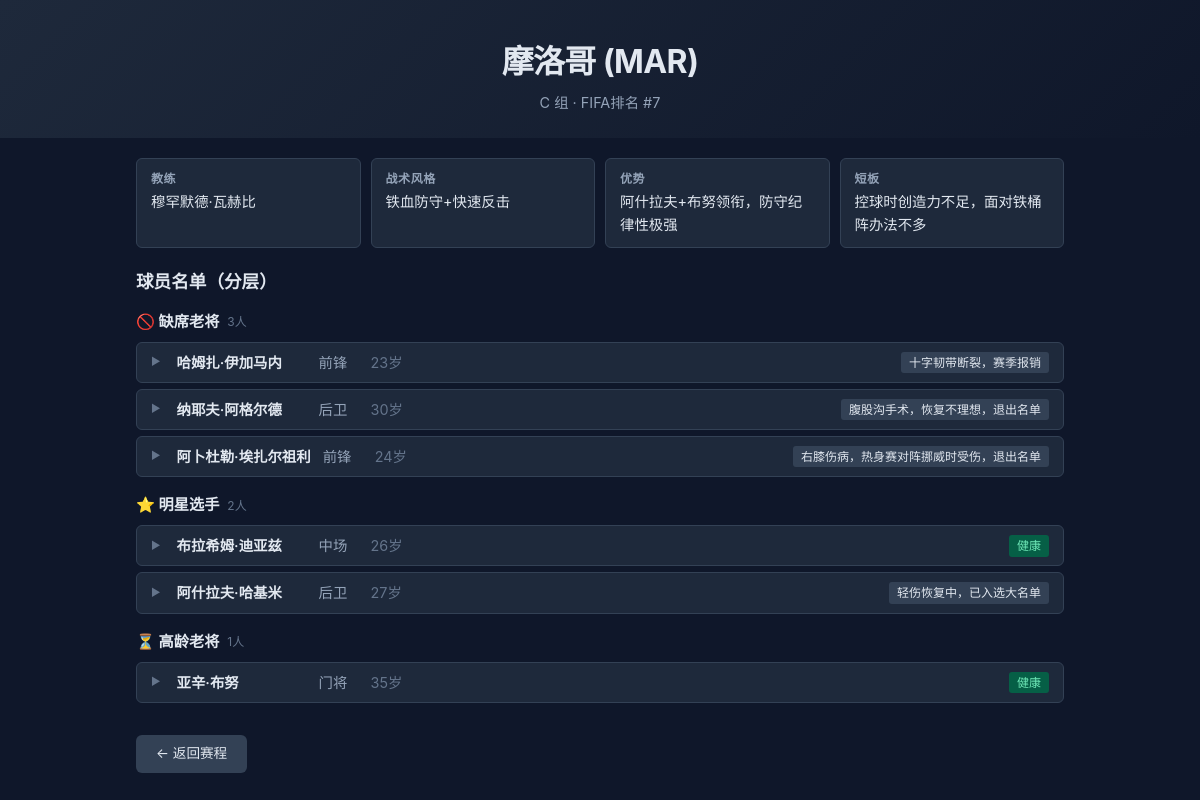
Screenshot of /team/10 with the database file from the repository.
### tables this page shows
CREATE TABLE teams (
        id INTEGER PRIMARY KEY, name TEXT, fifa_code TEXT, group_name TEXT,
        fifa_rank INTEGER DEFAULT NULL, coach TEXT DEFAULT NULL,
        style TEXT DEFAULT NULL, strengths TEXT DEFAULT NULL,
        weaknesses TEXT DEFAULT NULL, has_detail INTEGER DEFAULT 0);

CREATE TABLE players (
        id INTEGER PRIMARY KEY, team_id INTEGER, name TEXT, category TEXT,
        age INTEGER, position TEXT, status TEXT, recent_form TEXT,
        FOREIGN KEY (team_id) REFERENCES teams(id));

### app.py (the view)
@app.route("/team/<int:team_id>")
def team(team_id):
    team_data, players = get_team(team_id)
    if team_data is None:
        return render_template("team.html", team=None, players_by_cat={}, cat_labels=CATEGORY_LABELS), 404
    players_by_cat = {}
    for p in players:
        cat = p["category"]
        if cat not in players_by_cat:
            players_by_cat[cat] = []
        players_by_cat[cat].append(p)
    return render_template(
        "team.html",
        team=team_data,
        players_by_cat=players_by_cat,
        cat_labels=CATEGORY_LABELS,
    )

### models.py (called while the page is built)
def get_team(team_id):
    conn = sqlite3.connect(DB_PATH); conn.row_factory = sqlite3.Row
    team = conn.execute("SELECT * FROM teams WHERE id=?", (team_id,)).fetchone()
    players = conn.execute("SELECT * FROM players WHERE team_id=? ORDER BY category, name", (team_id,)).fetchall()
    conn.close(); return team, players

### templates/team.html (shortened to what this page needs)
<!DOCTYPE html>
<html lang="zh">
<head>
<link rel="stylesheet" href="/static/style.css">
</head>
<body>
{% if team %}
<header class="header">
  <h1>{{ team.name }} ({{ team.fifa_code }})</h1>
  <p class="subtitle">{{ team.group_name }} 组{% if team.fifa_rank %} · FIFA排名 #{{ team.fifa_rank }}{% endif %}</p>
</header>
<main class="container">
  {% if team.has_detail %}
  <section class="team-brief">
    <div class="info-grid">
      <div class="info-item"><strong>教练</strong>{{ team.coach }}</div>
      <div class="info-item"><strong>战术风格</strong>{{ team.style }}</div>
      <div class="info-item"><strong>优势</strong>{{ team.strengths }}</div>
      <div class="info-item"><strong>短板</strong>{{ team.weaknesses }}</div>
    </div>
  </section>
  <section class="players-section">
    <h2>球员名单（分层）</h2>
    {% for cat, plist in players_by_cat.items() %}
    <div class="player-category">
      <h3>{{ cat_labels.get(cat, cat) }} <span class="count">{{ plist|length }}人</span></h3>
      {% for p in plist %}
      <details class="player-card">
        <summary class="player-summary">
          <span class="player-name">{{ p.name }}</span>
          <span class="player-pos">{{ p.position }}</span>
          <span class="player-age">{{ p.age }}岁</span>
          <span class="player-status {{ '健康' if '健康' in p.status else '' }}">{{ p.status }}</span>
        </summary>
      </details>
      {% endfor %}
    </div>
    {% endfor %}
  </section>
  {% endif %}
  <a href="/" class="btn-back">← 返回赛程</a>
</main>
{% endif %}
</body>
</html>

### static/style.css (style rules this page uses)
* { margin:0;padding:0;box-sizing:border-box }
body { font-family:-apple-system,BlinkMacSystemFont,"Segoe UI",Roboto,sans-serif;background:#0f172a;color:#e2e8f0;min-height:100vh;line-height:1.6 }
a { color:#818cf8;text-decoration:none }
.header { text-align:center;padding:36px 16px 24px;background:linear-gradient(135deg,#1e293b,#0f172a) }
.header h1 { font-size:clamp(1.4rem,3vw,2rem);letter-spacing:-0.02em }
.subtitle { color:#94a3b8;font-size:.9rem;margin-top:4px }
.container { max-width:960px;margin:0 auto;padding:20px 16px }
.team-brief { margin-bottom:20px }
.info-grid { display:grid;grid-template-columns:repeat(auto-fit,minmax(200px,1fr));gap:10px }
.info-item { padding:10px 14px;background:#1e293b;border-radius:6px;border:1px solid #334155;font-size:.9rem }
.info-item strong { display:block;color:#94a3b8;font-size:.75rem;text-transform:uppercase;letter-spacing:.05em;margin-bottom:2px }
.players-section h2 { font-size:1.1rem;margin-bottom:14px }
.player-category { margin-bottom:16px }
.player-category h3 { font-size:.95rem;margin-bottom:8px;display:flex;align-items:center;gap:8px }
.count { font-size:.75rem;color:#64748b;font-weight:400 }
.player-card { background:#1e293b;border:1px solid #334155;border-radius:6px;margin-bottom:6px;overflow:hidden }
.player-summary { cursor:pointer;padding:8px 14px;display:flex;align-items:center;gap:12px;font-size:.9rem;user-select:none }
.player-summary::marker { content:"" }
.player-summary::before { content:"▶";font-size:.65rem;margin-right:4px;color:#64748b;transition:transform .2s }
.player-name { font-weight:600;min-width:130px }
.player-pos { color:#94a3b8;min-width:40px }
.player-age { color:#64748b;min-width:60px }
.player-status { padding:1px 8px;border-radius:3px;font-size:.75rem;background:#334155;margin-left:auto }
.player-status.健康 { background:#065f46;color:#6ee7b7 }
.btn-back { display:inline-block;margin-top:16px;padding:8px 20px;border-radius:6px;background:#334155;color:#e2e8f0;font-size:.85rem }

### rows the page displays
teams: name "摩洛哥", fifa_code "MAR", group_name "C", fifa_rank "7", coach "穆罕默德·瓦赫比", style "铁血防守+快速反击", strengths "阿什拉夫+布努领衔，防守纪律性极强", weaknesses "控球时创造力不足，面对铁桶阵办法不多"
players: get "🚫 缺席老将", plist "3", name "哈姆扎·伊加马内", position "前锋", age "23", status "十字韧带断裂，赛季报销"
players: name "纳耶夫·阿格尔德", position "后卫", age "30", status "腹股沟手术，恢复不理想，退出名单"
players: name "阿卜杜勒·埃扎尔祖利", position "前锋", age "24", status "右膝伤病，热身赛对阵挪威时受伤，退出名单"
players: get "⭐ 明星选手", plist "2", name "布拉希姆·迪亚兹", position "中场", age "26", status "健康"
players: name "阿什拉夫·哈基米", position "后卫", age "27", status "轻伤恢复中，已入选大名单"
players: get "⏳ 高龄老将", plist "1", name "亚辛·布努", position "门将", age "35", status "健康"
